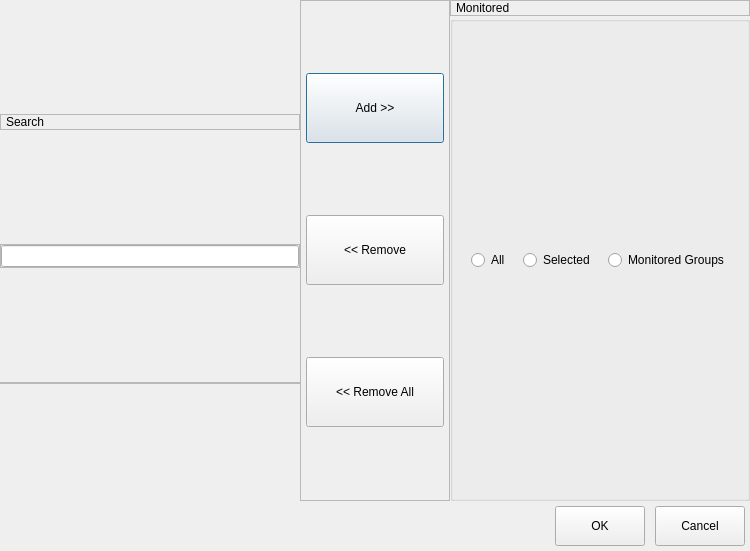
<?xml version="1.0" encoding="UTF-8"?>
<!--
 Generated by Qt.

 Copyright (C) Sapura Secured Technologies, 2017-2024. All Rights Reserved.

 @file
 @version $Id: GpsMonitor.ui 1830 2024-03-22 02:24:20Z hazim.rujhan $
-->
<ui version="4.0">
 <class>GpsMonitor</class>
 <widget class="QDialog" name="GpsMonitor">
  <property name="geometry">
   <rect>
    <x>0</x>
    <y>0</y>
    <width>750</width>
    <height>551</height>
   </rect>
  </property>
  <property name="windowTitle">
   <string>GPS Monitoring</string>
  </property>
  <layout class="QGridLayout" name="gridLayout">
   <property name="leftMargin">
    <number>0</number>
   </property>
   <property name="topMargin">
    <number>0</number>
   </property>
   <property name="rightMargin">
    <number>0</number>
   </property>
   <property name="bottomMargin">
    <number>0</number>
   </property>
   <property name="spacing">
    <number>0</number>
   </property>
   <item row="0" column="0">
    <layout class="QHBoxLayout" name="horizontalLayout1">
     <property name="spacing">
      <number>0</number>
     </property>
     <property name="bottomMargin">
      <number>0</number>
     </property>
     <item>
      <layout class="QVBoxLayout" name="rscLayout">
       <property name="spacing">
        <number>0</number>
       </property>
       <property name="leftMargin">
        <number>0</number>
       </property>
       <property name="rightMargin">
        <number>0</number>
       </property>
       <item>
        <widget class="QFrame" name="searchFrame">
         <property name="sizePolicy">
          <sizepolicy hsizetype="Preferred" vsizetype="Fixed">
           <horstretch>0</horstretch>
           <verstretch>0</verstretch>
          </sizepolicy>
         </property>
         <property name="minimumSize">
          <size>
           <width>0</width>
           <height>0</height>
          </size>
         </property>
         <property name="maximumSize">
          <size>
           <width>16777215</width>
           <height>16777215</height>
          </size>
         </property>
         <property name="frameShape">
          <enum>QFrame::StyledPanel</enum>
         </property>
         <property name="frameShadow">
          <enum>QFrame::Raised</enum>
         </property>
         <layout class="QVBoxLayout" name="verticalLayout1">
          <property name="spacing">
           <number>0</number>
          </property>
          <property name="leftMargin">
           <number>5</number>
          </property>
          <property name="topMargin">
           <number>0</number>
          </property>
          <property name="rightMargin">
           <number>0</number>
          </property>
          <property name="bottomMargin">
           <number>0</number>
          </property>
          <item>
           <widget class="QLabel" name="searchLabel">
            <property name="text">
             <string>Search</string>
            </property>
           </widget>
          </item>
         </layout>
        </widget>
       </item>
       <item>
        <widget class="QFrame" name="fieldFrame">
         <property name="sizePolicy">
          <sizepolicy hsizetype="Preferred" vsizetype="Fixed">
           <horstretch>0</horstretch>
           <verstretch>0</verstretch>
          </sizepolicy>
         </property>
         <property name="frameShape">
          <enum>QFrame::StyledPanel</enum>
         </property>
         <property name="frameShadow">
          <enum>QFrame::Raised</enum>
         </property>
         <layout class="QHBoxLayout" name="horizontalLayout2">
          <property name="spacing">
           <number>0</number>
          </property>
          <property name="leftMargin">
           <number>0</number>
          </property>
          <property name="topMargin">
           <number>0</number>
          </property>
          <property name="rightMargin">
           <number>0</number>
          </property>
          <property name="bottomMargin">
           <number>0</number>
          </property>
          <item>
           <widget class="QLineEdit" name="searchEdit"/>
          </item>
         </layout>
        </widget>
       </item>
       <item>
        <widget class="QFrame" name="rscFrame">
         <property name="sizePolicy">
          <sizepolicy hsizetype="Preferred" vsizetype="Fixed">
           <horstretch>0</horstretch>
           <verstretch>0</verstretch>
          </sizepolicy>
         </property>
         <property name="frameShape">
          <enum>QFrame::StyledPanel</enum>
         </property>
         <property name="frameShadow">
          <enum>QFrame::Raised</enum>
         </property>
         <layout class="QVBoxLayout" name="verticalLayout2">
          <property name="spacing">
           <number>0</number>
          </property>
          <property name="leftMargin">
           <number>5</number>
          </property>
          <property name="topMargin">
           <number>0</number>
          </property>
          <property name="rightMargin">
           <number>0</number>
          </property>
          <property name="bottomMargin">
           <number>0</number>
          </property>
         </layout>
        </widget>
       </item>
       <item>
        <spacer name="rscSpacer">
         <property name="orientation">
          <enum>Qt::Horizontal</enum>
         </property>
         <property name="sizeType">
          <enum>QSizePolicy::Maximum</enum>
         </property>
         <property name="sizeHint" stdset="0">
          <size>
           <width>300</width>
           <height>0</height>
          </size>
         </property>
        </spacer>
       </item>
      </layout>
     </item>
     <item>
      <widget class="QFrame" name="middleFrame">
       <property name="minimumSize">
        <size>
         <width>150</width>
         <height>0</height>
        </size>
       </property>
       <property name="frameShape">
        <enum>QFrame::StyledPanel</enum>
       </property>
       <property name="frameShadow">
        <enum>QFrame::Plain</enum>
       </property>
       <layout class="QVBoxLayout" name="verticalLayout3">
        <property name="spacing">
         <number>0</number>
        </property>
        <property name="leftMargin">
         <number>5</number>
        </property>
        <property name="topMargin">
         <number>0</number>
        </property>
        <property name="rightMargin">
         <number>5</number>
        </property>
        <property name="bottomMargin">
         <number>0</number>
        </property>
        <item>
         <widget class="QPushButton" name="addButton">
          <property name="sizePolicy">
           <sizepolicy hsizetype="Minimum" vsizetype="Maximum">
            <horstretch>0</horstretch>
            <verstretch>0</verstretch>
           </sizepolicy>
          </property>
          <property name="minimumSize">
           <size>
            <width>0</width>
            <height>0</height>
           </size>
          </property>
          <property name="maximumSize">
           <size>
            <width>16777215</width>
            <height>70</height>
           </size>
          </property>
          <property name="text">
           <string>Add &gt;&gt;</string>
          </property>
         </widget>
        </item>
        <item>
         <widget class="QPushButton" name="removeButton">
          <property name="maximumSize">
           <size>
            <width>16777215</width>
            <height>70</height>
           </size>
          </property>
          <property name="text">
           <string>&lt;&lt; Remove</string>
          </property>
         </widget>
        </item>
        <item>
         <widget class="QPushButton" name="removeAllButton">
          <property name="maximumSize">
           <size>
            <width>16777215</width>
            <height>70</height>
           </size>
          </property>
          <property name="text">
           <string>&lt;&lt; Remove All</string>
          </property>
         </widget>
        </item>
       </layout>
      </widget>
     </item>
     <item>
      <layout class="QVBoxLayout" name="monLayout">
       <property name="spacing">
        <number>0</number>
       </property>
       <property name="leftMargin">
        <number>0</number>
       </property>
       <property name="rightMargin">
        <number>0</number>
       </property>
       <item>
        <widget class="QFrame" name="monFrame">
         <property name="sizePolicy">
          <sizepolicy hsizetype="Preferred" vsizetype="Fixed">
           <horstretch>0</horstretch>
           <verstretch>0</verstretch>
          </sizepolicy>
         </property>
         <property name="frameShape">
          <enum>QFrame::StyledPanel</enum>
         </property>
         <property name="frameShadow">
          <enum>QFrame::Raised</enum>
         </property>
         <layout class="QVBoxLayout" name="verticalLayout">
          <property name="spacing">
           <number>0</number>
          </property>
          <property name="leftMargin">
           <number>5</number>
          </property>
          <property name="topMargin">
           <number>0</number>
          </property>
          <property name="rightMargin">
           <number>0</number>
          </property>
          <property name="bottomMargin">
           <number>0</number>
          </property>
          <item>
           <widget class="QLabel" name="monLabel">
            <property name="text">
             <string>Monitored</string>
            </property>
           </widget>
          </item>
         </layout>
        </widget>
       </item>
       <item>
        <widget class="QGroupBox" name="optGrp">
         <property name="sizePolicy">
          <sizepolicy hsizetype="Preferred" vsizetype="Preferred">
           <horstretch>0</horstretch>
           <verstretch>0</verstretch>
          </sizepolicy>
         </property>
         <property name="title">
          <string/>
         </property>
         <property name="flat">
          <bool>false</bool>
         </property>
         <layout class="QGridLayout" name="gridLayout1">
          <property name="leftMargin">
           <number>5</number>
          </property>
          <property name="topMargin">
           <number>0</number>
          </property>
          <property name="rightMargin">
           <number>5</number>
          </property>
          <property name="bottomMargin">
           <number>0</number>
          </property>
          <property name="spacing">
           <number>0</number>
          </property>
          <item row="0" column="0">
           <widget class="QRadioButton" name="optAll">
            <property name="sizePolicy">
             <sizepolicy hsizetype="Fixed" vsizetype="Fixed">
              <horstretch>0</horstretch>
              <verstretch>0</verstretch>
             </sizepolicy>
            </property>
            <property name="text">
             <string>All</string>
            </property>
           </widget>
          </item>
          <item row="0" column="1">
           <widget class="QRadioButton" name="optSel">
            <property name="sizePolicy">
             <sizepolicy hsizetype="Fixed" vsizetype="Fixed">
              <horstretch>0</horstretch>
              <verstretch>0</verstretch>
             </sizepolicy>
            </property>
            <property name="text">
             <string>Selected</string>
            </property>
           </widget>
          </item>
          <item row="0" column="2">
           <widget class="QRadioButton" name="optMonGrps">
            <property name="sizePolicy">
             <sizepolicy hsizetype="Fixed" vsizetype="Fixed">
              <horstretch>0</horstretch>
              <verstretch>0</verstretch>
             </sizepolicy>
            </property>
            <property name="toolTip">
             <string>Monitored group attached members</string>
            </property>
            <property name="text">
             <string>Monitored Groups</string>
            </property>
           </widget>
          </item>
         </layout>
        </widget>
       </item>
       <item>
        <spacer name="monSpacer">
         <property name="orientation">
          <enum>Qt::Horizontal</enum>
         </property>
         <property name="sizeType">
          <enum>QSizePolicy::Maximum</enum>
         </property>
         <property name="sizeHint" stdset="0">
          <size>
           <width>300</width>
           <height>0</height>
          </size>
         </property>
        </spacer>
       </item>
      </layout>
     </item>
    </layout>
   </item>
   <item row="1" column="0">
    <layout class="QHBoxLayout" name="bottomLayout">
     <property name="spacing">
      <number>0</number>
     </property>
     <property name="topMargin">
      <number>5</number>
     </property>
     <property name="rightMargin">
      <number>5</number>
     </property>
     <property name="bottomMargin">
      <number>5</number>
     </property>
     <item>
      <spacer name="horizontalSpacer">
       <property name="orientation">
        <enum>Qt::Horizontal</enum>
       </property>
       <property name="sizeHint" stdset="0">
        <size>
         <width>40</width>
         <height>20</height>
        </size>
       </property>
      </spacer>
     </item>
     <item>
      <widget class="QPushButton" name="okButton">
       <property name="minimumSize">
        <size>
         <width>90</width>
         <height>40</height>
        </size>
       </property>
       <property name="text">
        <string>OK</string>
       </property>
      </widget>
     </item>
     <item>
      <spacer name="horizontalSpacer2">
       <property name="orientation">
        <enum>Qt::Horizontal</enum>
       </property>
       <property name="sizeType">
        <enum>QSizePolicy::Fixed</enum>
       </property>
       <property name="sizeHint" stdset="0">
        <size>
         <width>10</width>
         <height>0</height>
        </size>
       </property>
      </spacer>
     </item>
     <item>
      <widget class="QPushButton" name="cancelButton">
       <property name="minimumSize">
        <size>
         <width>90</width>
         <height>40</height>
        </size>
       </property>
       <property name="text">
        <string>Cancel</string>
       </property>
      </widget>
     </item>
    </layout>
   </item>
  </layout>
 </widget>
 <resources/>
 <connections/>
</ui>
